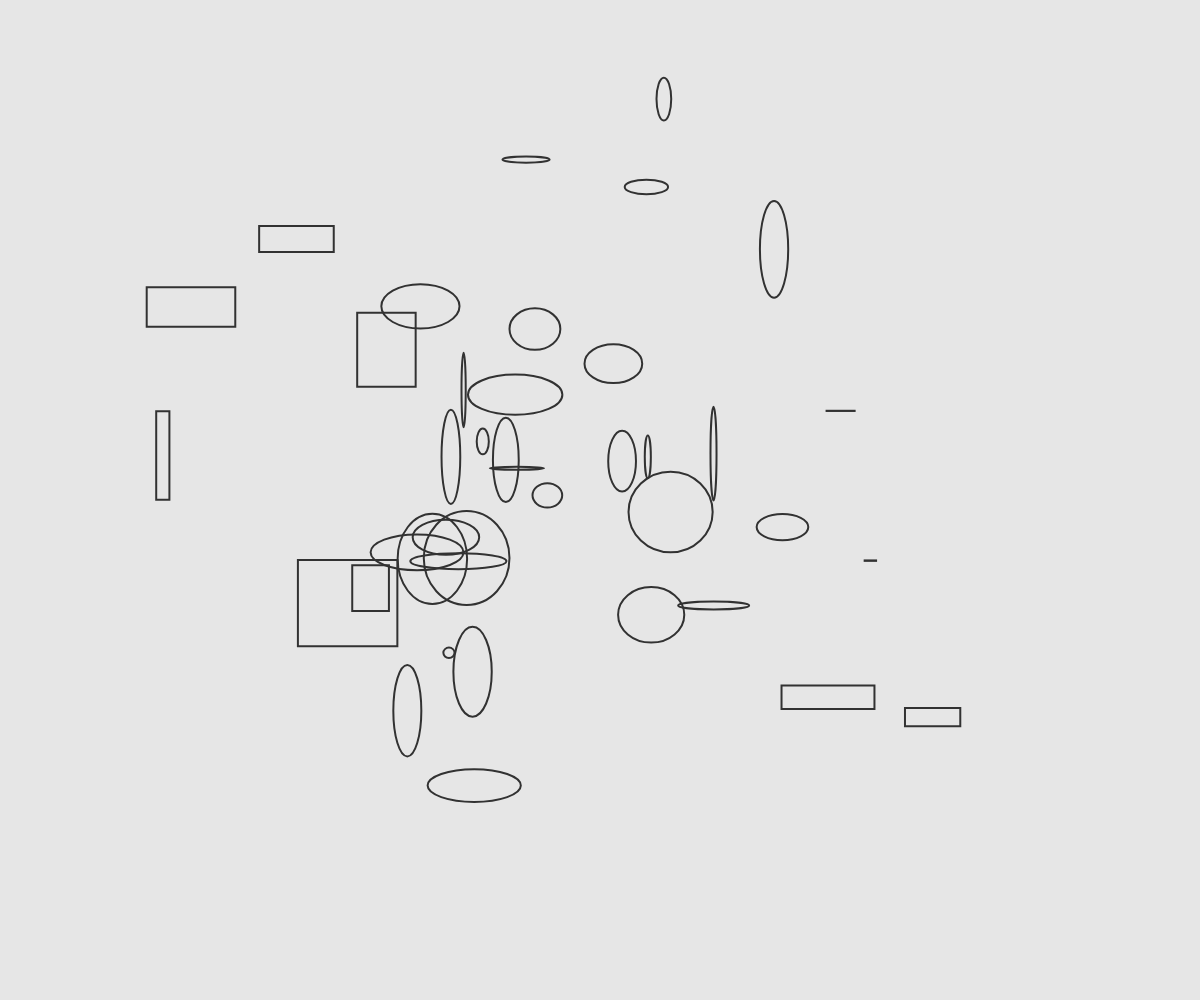
Frame 1 (no input)
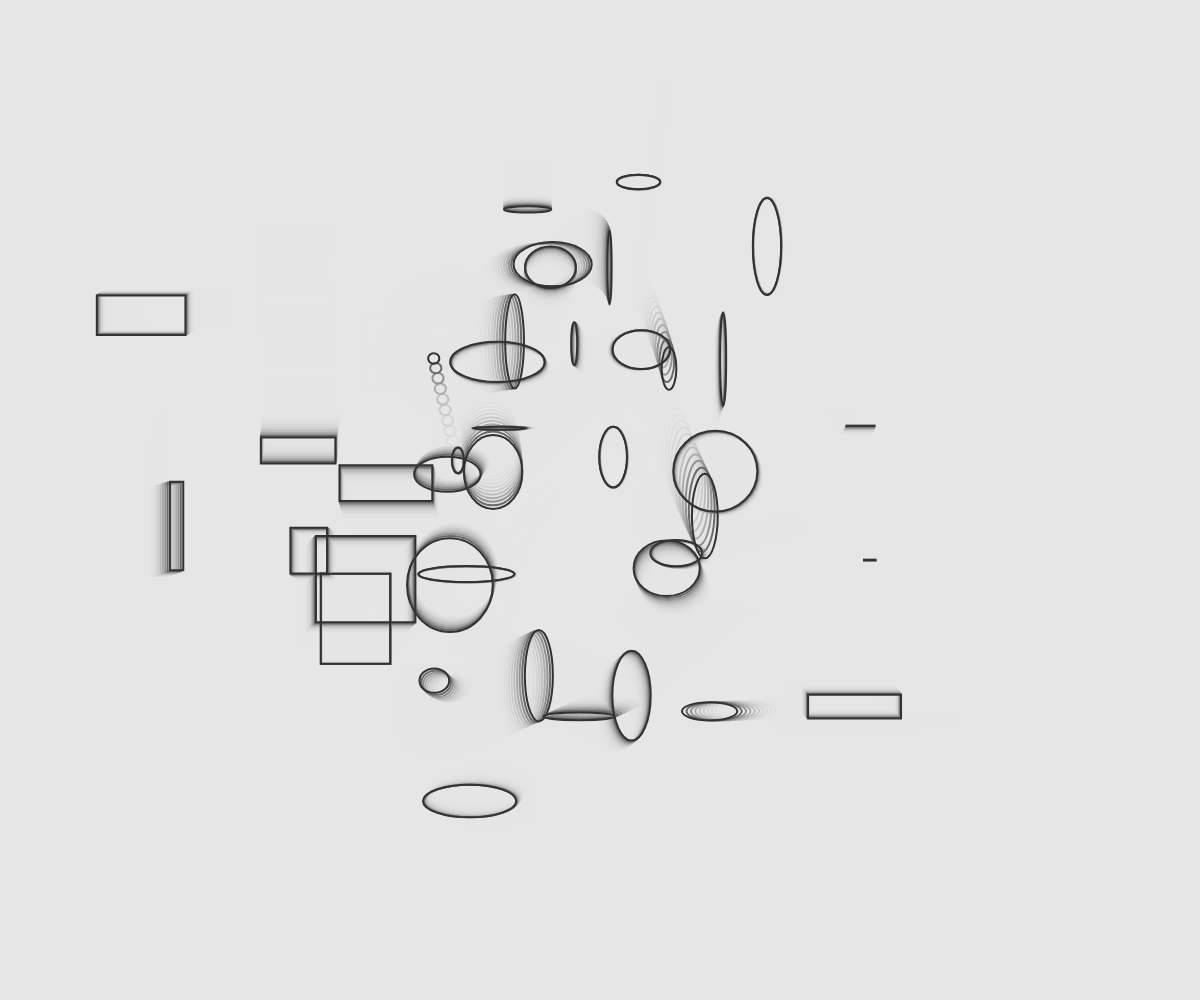
Frame 60 (no input)
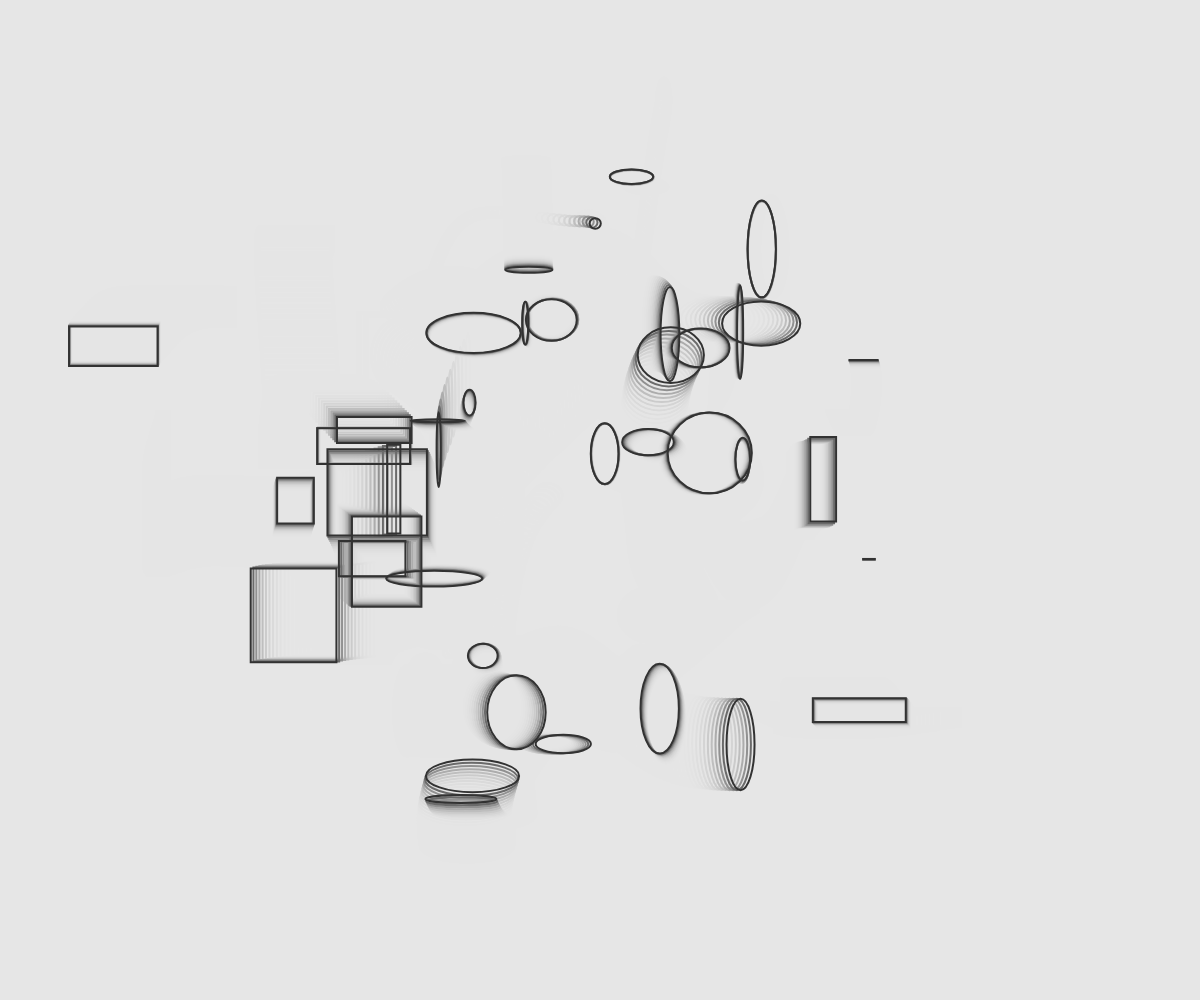
Frame 120 (the mouse pressed at the canvas centre since frame 60)

The p5.js sketch that drew these frames (run headless with seeded random() and noise() and a simulated clock; from frame 60 on, the mouse is pressed at the canvas centre):

// p5.js sketch
// ── sketch.js
// RANDOM WALKER PERLING NOISE OOP
// Variazione 1
// Andrea Castellucci

var w, h;
var quanti = 40;
var c = [];
var speedMax = 0.5;

function setup() {
  createCanvas(w = windowWidth, h = windowHeight);
  background(230);
  noFill();
  rectMode(CENTER);

  // crea n oggetti di classe Camminatore
  for (var i = 0; i < quanti; i++) {
    c.push(new Camminatore(i));
  }
}

function draw() {
  background(230, 80);
  // chiamata dei metodi per ogni camminatore
  for (var i = 0; i < quanti; i++) {
    c[i].move();
    c[i].display();
  }
}

// CLASSE CAMMINATORE
function Camminatore(_id) {

  // COSTRUTTORE
  this.id = _id;
  this.x = random(w);
  this.y = random(h);
  this.speed = random(0, speedMax);
  this.randomX = random(100);
  this.randomY = random(100);
  this.randomZ = random(100);
  this.randomW = random(100);

  // METODO MOVE
  this.move = function() {
    this.x = map(noise(this.randomX), 0, 1, 0, width);
    this.y = map(noise(this.randomY), 0, 1, 0, height);

    this.randomX += 0.01 * this.speed;
    this.randomY += 0.015 * this.speed;
  }

  // METODO DISPLAY
  this.display = function() {
    stroke(50);
    strokeWeight(2);

    if (this.x > w / 3 && this.x < (w - w / 3)) {
      ellipse(this.x, this.y, this.randomZ, this.randomW);
    } else {
      rect(this.x, this.y, this.randomZ, this.randomW);
    }
  }
}
